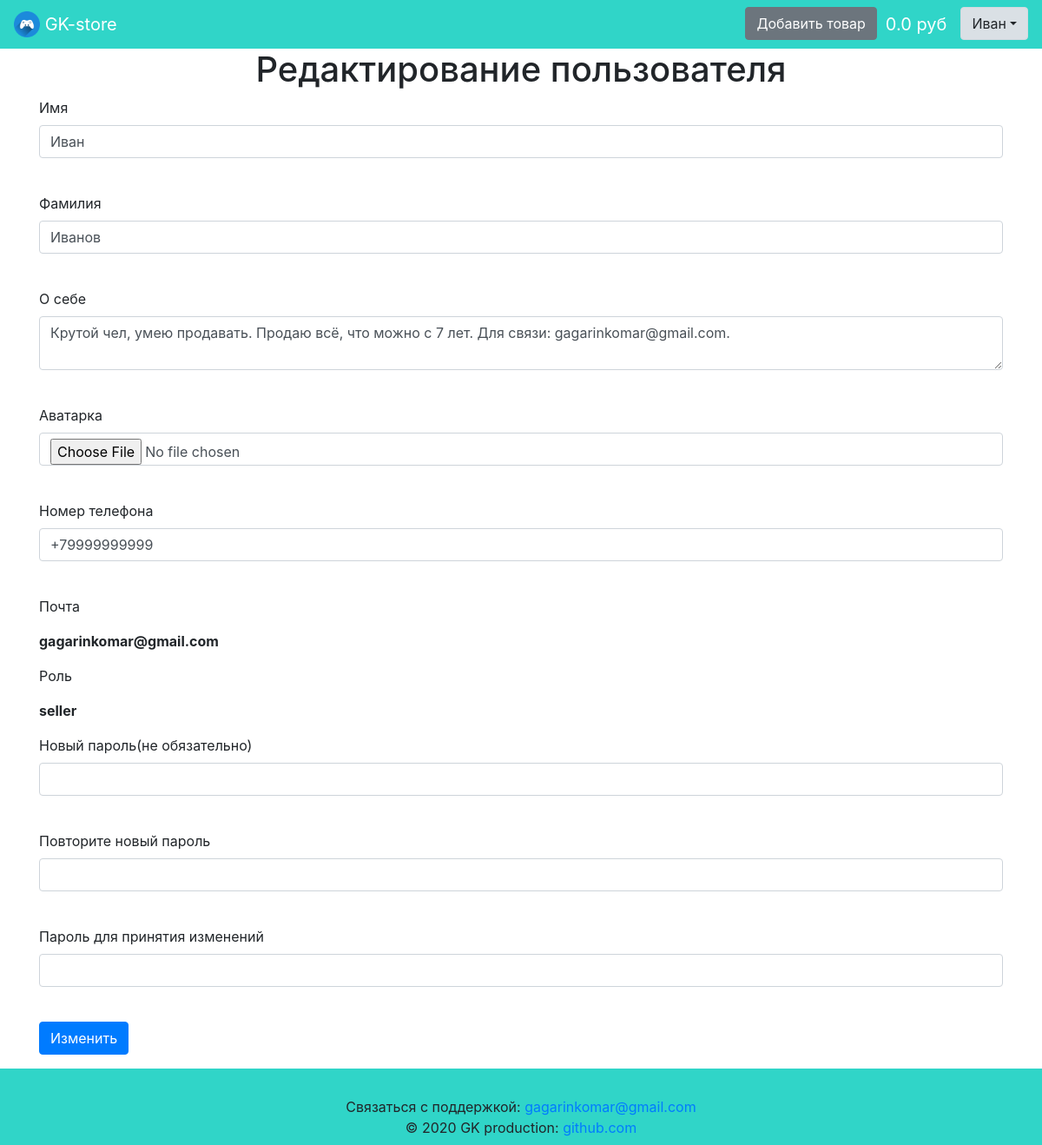
/user (signed in), run on the app's committed database.
### data/users.py (models this page shows, shortened)
class User(SqlAlchemyBase, UserMixin, SerializerMixin):
    __tablename__ = 'users'
    id = sqlalchemy.Column(sqlalchemy.Integer,
                           primary_key=True, autoincrement=True)
    name = sqlalchemy.Column(sqlalchemy.String)
    surname = sqlalchemy.Column(sqlalchemy.String, default='')
    about = sqlalchemy.Column(sqlalchemy.String,
                              default='Информация отсутствует.')
    phone_number = sqlalchemy.Column(sqlalchemy.String, default='Не указан.')
    email = sqlalchemy.Column(sqlalchemy.String, index=True, unique=True)
    balance = sqlalchemy.Column(sqlalchemy.Float, default=0)
    permission = sqlalchemy.Column(sqlalchemy.String)
    sum_rating = sqlalchemy.Column(sqlalchemy.Integer, default=0)
    count_rating = sqlalchemy.Column(sqlalchemy.Integer, default=0)
    hashed_password = sqlalchemy.Column(sqlalchemy.String)
    created_date = sqlalchemy.Column(sqlalchemy.DateTime,
                                     default=datetime.datetime.now)
    last_changed_date = sqlalchemy.Column(sqlalchemy.DateTime,
                                     default=datetime.datetime.now)
    avatar_source = sqlalchemy.Column(sqlalchemy.String,
                                      default='default_avatar.png')
    products = orm.relation('Product', back_populates='user')
    if permission == 'seller':
        transactions = orm.relation('Transaction', back_populates='seller')
    elif permission == 'buyer':
        transactions = orm.relation('Transaction', back_populates='buyer')

### app.py (the view, shortened to what this page needs)
@app.route('/user', methods=['GET', 'POST'])
@login_required
def user():
    email, permission = None, None
    form = EditUserForm()
    if request.method == 'GET':
        session = db_session.create_session()
        user = session.query(User).filter(User.id == current_user.id).first()
        if user:
            form.name.data = user.name
            form.surname.data = user.surname
            form.about.data = user.about
            form.avatar_source.data = user.avatar_source
            form.phone_number.data = user.phone_number
            email = user.email
            permission = user.permission
        else:
            abort(404)
    return render_template('register.html',
                           title='Редактирование пользователя',
                           email=email, form=form, permission=permission)

### data/forms.py
class EditUserForm(FlaskForm):
    name = StringField('Имя', validators=[DataRequired(), Length(
        min=3, max=10)])
    surname = StringField('Фамилия', validators=[Length(max=20)])
    about = TextAreaField('О себе', validators=[Length(max=100)])
    avatar_source = FileField('Аватарка')
    phone_number = StringField('Номер телефона', validators=[Length(max=20)])
    password_new = PasswordField('Новый пароль(не обязательно)', validators=[
        Length(max=35)])
    password_again = PasswordField('Повторите новый пароль')
    password = PasswordField('Пароль для принятия изменений', validators=[
        DataRequired()])
    submit = SubmitField('Изменить')

### app.py (called while the page is built)
@login_manager.user_loader
def load_user(user_id):
    session = db_session.create_session()
    return session.query(User).get(user_id)

### data/db_session.py (called while the page is built)
def create_session() -> Session:
    global __factory
    return __factory()

### templates/register.html (shortened to what this page needs)
{% extends "base.html" %}
{% block content %}
    <h1 align="center">{{ title }}</h1>
    <form action="" method="post" enctype="multipart/form-data">
        <p>
            {{ form.name.label }}<br>
            {{ form.name(class="form-control") }}<br>
        </p>
        <p>
            {{ form.surname.label }}<br>
            {{ form.surname(class="form-control") }}<br>
        </p>
        <p>
            {{ form.about.label }}<br>
            {{ form.about(class="form-control") }}<br>
        </p>
        <p>
            {{ form.avatar_source.label }}<br>
            {{ form.avatar_source(class="form-control") }}<br>
        </p>
        <p>
            {{ form.phone_number.label }}<br>
            {{ form.phone_number(class="form-control", type="tel") }}<br>
        </p>
        {% if email %}
            <p>Почта</p>
            <p><b>{{ email }}</b></p>
        {% endif %}
        {% if permission %}
            <p>Роль</p>
            <p><b>{{ permission }}</b></p>
        {% endif %}
        <p>
        {{ form.password_new.label }}<br>
        {{ form.password_new(class="form-control", type="password") }}<br>
        </p>
        <p>
            {{ form.password_again.label }}<br>
            {{ form.password_again(class="form-control", type="password") }}<br>
        </p>
        {% if form.password %}
            <p>
            {{ form.password.label }}<br>
            {{ form.password(class="form-control", type="password") }}<br>
        </p>
        {% endif %}
        <p>{{ form.submit(type="submit", class="btn btn-primary") }}</p>
    </form>
{% endblock %}

### templates/base.html (shortened to what this page needs)
<!doctype html>
<html lang="ru">
<head>
    {% block head %}
    <link rel="stylesheet"
          href="https://stackpath.bootstrapcdn.com/bootstrap/4.4.1/css/bootstrap.min.css"
>
    <link rel="stylesheet" type="text/css" href="{{ url_for('static', filename='css/style.css') }}" />
    {% endblock %}
</head>
<body>
<div class="wrapper">
    <div class="content">
        <header>
            <nav class="navbar navbar-dark navbar-expand" style="background-color: #30D5C8;">
                <a class="navbar-brand" href="/">
                    <img src="/static/img/logo.png" width="30" height="30" class="d-inline-block align-top" alt="">
                    GK-store
                </a>
                {% if current_user.is_authenticated %}
                    <p>
                        <ul class="navbar-nav ml-auto">
                        {% if current_user.permission == 'seller' %}
                            <li class="nav-item"><a href="/product" class="btn btn-secondary">Добавить товар</a></li>
                        {% endif %}
                        <li class="nav-item"><a class="navbar-brand padding-left" href="/balance">{{ current_user.balance|round(2) }} руб</a></li>
                        <li class="nav-item">
                            <div class="dropdown show">
                                <a class="btn btn-light dropdown-toggle"  data-toggle="dropdown">{{ current_user.name }}</a>
                            </div>
                        </li>
                        </ul>
                    </p>
                {% endif %}
            </nav>
        </header>
        <main role="main" class="container wrapper">
            {% block content %}{% endblock %}
        </main>
    </div>
    <div class="footer">
        <footer class="page-footer font-small pt-4" style="background-color: #30D5C8;">
            <div class="footer-copyright text-center py-2">
                Связаться с поддержкой:
                <a href="mailto:gagarinkomar@gmail.com?subject=Нужна помощь по GK-store">gagarinkomar@gmail.com</a><br>
                © 2020 GK production:
                <a href="https://github.com/gagarinkomar/">github.com</a>
            </div>
        </footer>
    </div>
</div>
</body>
</html>

### static/css/style.css (style rules this page uses)
img { border-radius: 10px 10px 10px 10px; }
.padding-left { padding-left: 10px; }
html, body { height: 100%; }
.wrapper { display: flex; flex-direction: column; min-height: 100%; }
.content { flex: 1 0 auto; }
.footer { flex: 0 0 auto; }

### data on the page
User: balance "0.0", name "Иван", surname "Иванов", about "Крутой чел, умею продавать. Продаю всё, что можно с 7 лет. Для связи: gagarinkomar@gmail.com.", phone_number "+79999999999", email "gagarinkomar@gmail.com", permission "seller"

### other printed values
{{ title }} "Редактирование пользователя"
